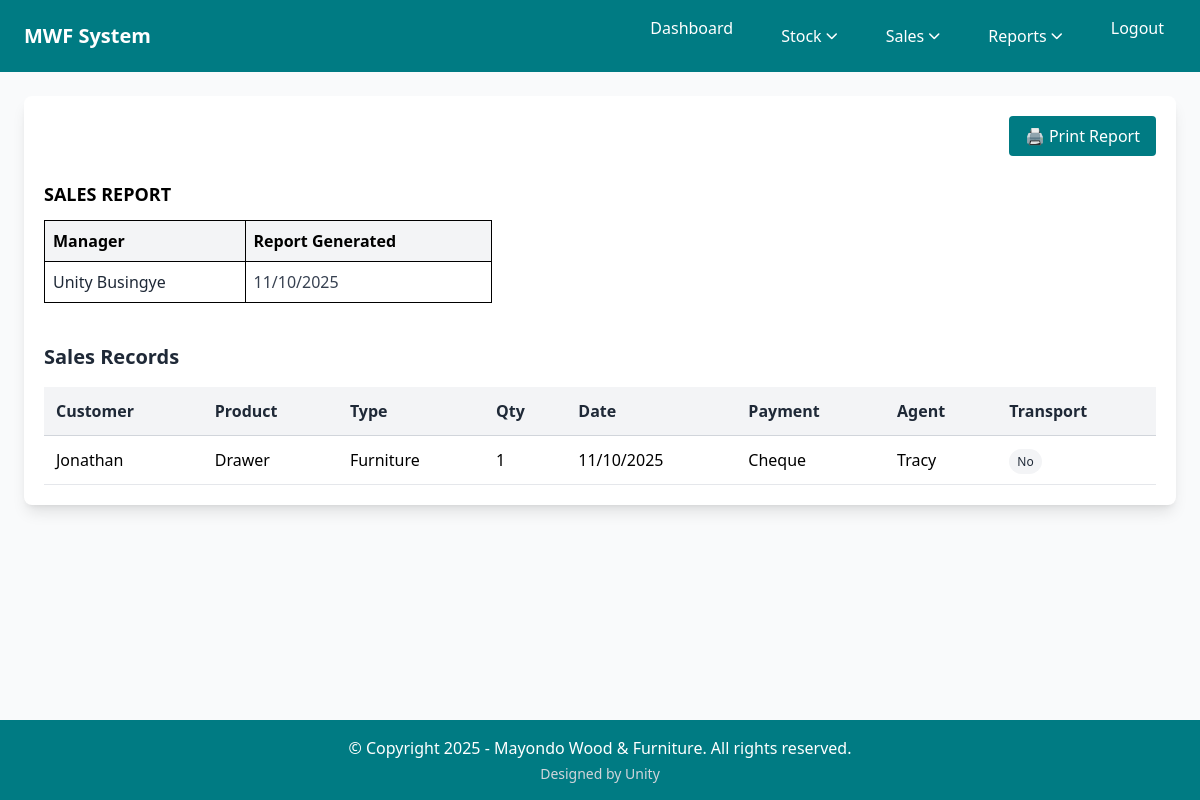
/saleReport/ (signed in), run on the app's committed database.
### home/models.py (models this page shows, shortened)
class Sale(models.Model):
    CUSTOMER_CHOICES = [('Timber', 'Timber'), ('Sofa', 'Sofa'),('Tables','Tables'),('Cupboards','Cupboards'),('Drawer','Drawer'),('Poles','Poles')]
    PRODUCT_TYPE_CHOICES = [('Wood', 'Wood'), ('Furniture', 'Furniture')]
    PAYMENT_CHOICES = [('Cash', 'Cash'), ('Cheque','Cheque'), ('Bank Overdraft','Bank Overdraft')]
    product_id = models.CharField(max_length=50, blank=True, unique=True)
    customer_name = models.CharField(max_length=100)
    product_name = models.CharField(max_length=100, choices=CUSTOMER_CHOICES,
                                   help_text="Select the product category",
                                   default='Timber')
    product_type = models.CharField(max_length=20, choices=PRODUCT_TYPE_CHOICES,
                                   help_text="Select the product type",
                                   default='Furniture')
    product_ref = models.ForeignKey(Product, on_delete=models.PROTECT, null=True, blank=True,
                                   help_text="Auto-populated from product details")
    quantity = models.IntegerField()  # Number of items sold
    date = models.DateField(null=False)  # When the sale occurred
    unit_price = models.DecimalField(max_digits=10, decimal_places=2, default=0.00, help_text="Price per unit in dollars")
    total_sales_amount = models.DecimalField(max_digits=12, decimal_places=2, default=0.00, help_text="Automatically calculated from quantity × unit price")
    payment_type = models.TextField(choices = PAYMENT_CHOICES)  # How customer paid
    sales_agent = models.CharField(max_length=50)  # Employee who made the sale
    transport_required = models.BooleanField(default=False)  # Delivery needed (checkbox)

### home/views.py (the view)
# urls.py: path('saleReport/', saleReport, name='saleReport'),     # Sales report page
@secure_view
@login_required
@user_passes_test(is_employee_or_manager)
@manager_required
def saleReport(request):
    from django.contrib.auth.models import User
    from datetime import date
    start_date = request.GET.get("start_date")
    end_date = request.GET.get("end_date")
    all_sales = Sale.objects.all().order_by('-date')
    if start_date:
        all_sales = all_sales.filter(date__gte=start_date)
    if end_date:
        all_sales = all_sales.filter(date__lte=end_date)
    current_manager = request.user
    if not current_manager.groups.filter(name='Manager').exists():
        managers = User.objects.filter(groups__name='Manager').first()
        current_manager = managers if managers else request.user
    context = {
        'sales': all_sales,
        'start_date': start_date,
        'end_date': end_date,
        'manager_name': current_manager.get_full_name() or current_manager.username,
        'report_date': date.today(),
        'total_sales': all_sales.count(),
        'is_filtered': bool(start_date or end_date)
    }
    return render(request, "sales_report.html", context)

### home/context_processors.py (called while the page is built)
def user_roles(request):
    context = {
        'is_manager': False,
        'is_employee': False,
    }
    if request.user.is_authenticated:
        context['is_manager'] = request.user.groups.filter(name="Manager").exists()
        context['is_employee'] = request.user.groups.filter(name="Employee").exists()
    return context

### home/views.py (called while the page is built)
def manager_required(view_func):
    @wraps(view_func)
    def _wrapped_view(request, *args, **kwargs):
        if not request.user.is_authenticated:
            return redirect('login')
        if not request.user.groups.filter(name="Manager").exists():
            messages.error(request, "Access denied. Manager privileges required.")
            return redirect('dashboard')
        return view_func(request, *args, **kwargs)
    return _wrapped_view

def is_employee_or_manager(user):
    return user.is_authenticated and user.groups.filter(name__in=['Manager', 'Employee']).exists()

def secure_view(view_func):
    @wraps(view_func)
    @never_cache
    @cache_control(no_cache=True, must_revalidate=True, no_store=True)
    def wrapper(request, *args, **kwargs):
        response = view_func(request, *args, **kwargs)
        if hasattr(response, '__setitem__'):
            response['Cache-Control'] = 'no-cache, no-store, must-revalidate, max-age=0'
            response['Pragma'] = 'no-cache'
            response['Expires'] = '0'
            response['X-Frame-Options'] = 'DENY'  # Prevent clickjacking
        return response
    return wrapper

### home/templates/sales_report.html (shortened to what this page needs)
{% extends 'base.html' %}
{% block content %}
  <div class="max-w-screen-2xl mx-auto bg-white rounded-lg p-5 relative shadow-lg">
    <button class="print-btn absolute top-5 right-5 px-4 py-2 bg-cordes-dark text-white border-0 rounded cursor-pointer hover:bg-cordes-blue transition-colors" onclick="window.print()">🖨️ Print Report</button>
    <div class="mt-16 mb-8">
      <table class="border-collapse w-full max-w-md">
        <caption class="font-bold mb-3 text-left text-lg">SALES REPORT</caption>
        <thead class="bg-gray-100">
          <tr>
            <th class="border border-black p-2 text-left">Manager</th>
            <th class="border border-black p-2 text-left">Report Generated</th>
          </tr>
        </thead>
        <tbody>
          <tr>
            <td class="border border-black p-2 font-medium text-gray-800">{{ manager_name }}</td>
            <td class="border border-black p-2 text-gray-700">{{ report_date|date:"d/m/Y" }}</td>
          </tr>
        </tbody>
      </table>
    </div>
    <section class="w-full mt-10">
      <h2 class="text-xl font-semibold mb-4 text-gray-800">
        Sales Records
      </h2>
      <table class="w-full border-collapse">
        <thead>
          <tr class="bg-gray-100">
            <th class="p-3 text-left border-b border-gray-300 text-gray-800">Customer</th>
            <th class="p-3 text-left border-b border-gray-300 text-gray-800">Product</th>
            <th class="p-3 text-left border-b border-gray-300 text-gray-800">Type</th>
            <th class="p-3 text-left border-b border-gray-300 text-gray-800">Qty</th>
            <th class="p-3 text-left border-b border-gray-300 text-gray-800">Date</th>
            <th class="p-3 text-left border-b border-gray-300 text-gray-800">Payment</th>
            <th class="p-3 text-left border-b border-gray-300 text-gray-800">Agent</th>
            <th class="p-3 text-left border-b border-gray-300 text-gray-800">Transport</th>
          </tr>
        </thead>
        <tbody>
        {% for sale in sales %}
        <tr class="hover:bg-gray-50">
          <td class="p-3 border-b border-gray-200">{{ sale.customer_name }}</td>
          <td class="p-3 border-b border-gray-200">
            {{ sale.product_name|default:"N/A" }}
          </td>
          <td class="p-3 border-b border-gray-200">
            {{ sale.product_type|default:"N/A" }}
          </td>
          <td class="p-3 border-b border-gray-200">{{ sale.quantity }}</td>
          <td class="p-3 border-b border-gray-200">{{ sale.date|date:"d/m/Y" }}</td>
          <td class="p-3 border-b border-gray-200">{{ sale.payment_type }}</td>
          <td class="p-3 border-b border-gray-200">{{ sale.sales_agent }}</td>
          <td class="p-3 border-b border-gray-200">
            <span class="px-2 py-1 rounded-full text-xs font-medium {% if sale.transport_required %}bg-green-100 text-green-800{% else %}bg-gray-100 text-gray-800{% endif %}">
              {{ sale.transport_required|yesno:"Yes,No" }}
            </span>
          </td>
        </tr>
        {% endfor %}
      </tbody>
      </table>
    </section>
  </div>
{% endblock %}

### data on the page
Sale: customer_name "Jonathan", product_name "Drawer", product_type "Furniture", quantity "1", date "11/10/2025", payment_type "Cheque", sales_agent "Tracy", transport_required "No"

### other printed values
{{ manager_name }} "Unity Busingye"
